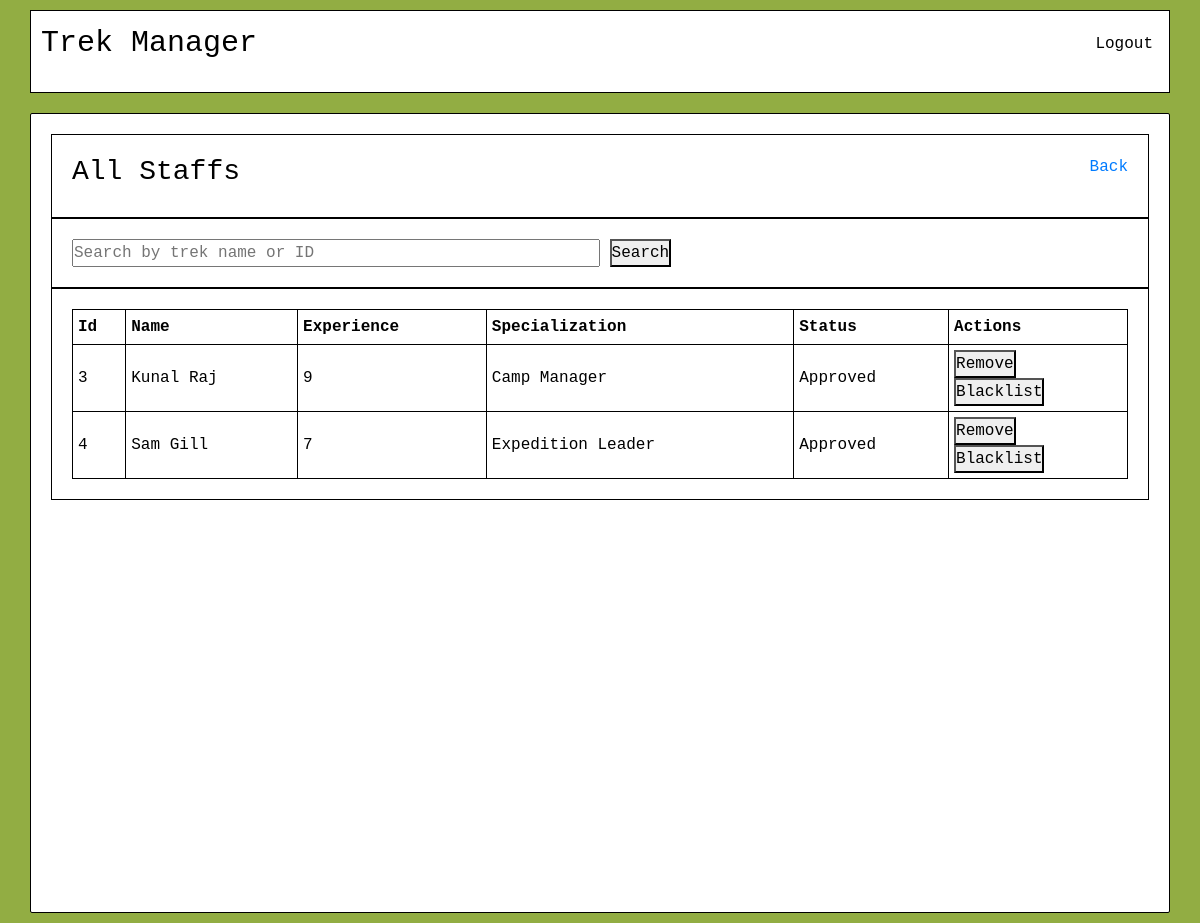
/admin/view_staffs (signed in), run on the app's committed database.
### models.py (models this page shows)
class User(db.Model):
    __tablename__ = "users"
    id = db.Column(db.Integer, primary_key=True)
    name = db.Column(db.String(100), nullable=False)
    email = db.Column(db.String(120), unique=True, nullable=False)
    password = db.Column(db.String(200), nullable=False)
    contact = db.Column(db.String(20), nullable=True)
    role = db.Column(db.String(20), nullable=False, default="Trekker")
    is_blacklisted = db.Column(db.Boolean, default=False, nullable=False)
    treks_managed = db.relationship("Trek", backref="manager", lazy=True)
    bookings = db.relationship("Booking", backref="trekker", lazy=True, cascade="all, delete-orphan")
    staff_profile = db.relationship("StaffProfile", backref="user", uselist=False, cascade="all, delete-orphan")

class StaffProfile(db.Model):
    __tablename__ = "staff_profiles"
    id = db.Column(db.Integer, primary_key=True)
    staff_status = db.Column(db.String(20), nullable=True)   # use it for trek staff to track if ther account is Pending, approved or rejected
    experience = db.Column(db.Integer, nullable=True)
    specialization = db.Column(db.String(100), nullable=True)
    user_id = db.Column(db.Integer, db.ForeignKey("users.id"), unique=True, nullable=False)

### admin.py (the view)
@admin.route("/view_staffs", methods=['GET'])
def view_staffs():
    search = request.args.get('search', "")
    query = User.query.filter_by(role="Staff")
    if search:
        if search.isdigit():
            query = query.filter(User.id == int(search))
        else:
            query = query.filter(User.name.ilike(f"%{search}%"))
    all_staffs = query.all()
    return render_template("admin/view_staffs.html", all_staffs=all_staffs, search=search)

### admin.py (called while the page is built)
@admin.before_request
def check_admin():
    if not session.get('user_id'):
        flash("Please log in to continue.", "error")
        return redirect(url_for('auth.login'))
    if session.get('role') != "Admin":
        flash("Unauthorised access.", "warning")
        return redirect(url_for('auth.login'))

### templates/admin/view_staffs.html (shortened to what this page needs)
{% extends "base.html" %}
{% block content %}
    <div class="dash-container">
        <div class="admin-dash-head">
            <h3>All Staffs</h3>
            <a href="{{ url_for('admin.dashboard') }}">Back</a>
        </div>
        <div class="search-box">
            <form action="{{ url_for('admin.view_staffs') }}" method="GET">
                <input type="text" name="search" value="{{ search }}" placeholder="Search by trek name or ID">
                <button type="submit">Search</button>
            </form>
        </div>
        <div class="list-box">
            <div class="trek-list">
                <table>
                    <thead>
                        <tr>
                            <th>Id</th>
                            <th>Name</th>
                            <th>Experience</th>
                            <th>Specialization</th>
                            <th>Status</th>
                            <th>Actions</th>
                        </tr>
                    </thead>
                    <tbody>
                        {% for staff in all_staffs %}
                            <tr>
                                <td>{{ staff.id }}</td>
                                <td>{{ staff.name }}</td>
                                <td>{{ staff.staff_profile.experience if staff.staff_profile else '-' }}</td>
                                <td>{{ staff.staff_profile.specialization if staff.staff_profile else '-' }}</td>
                                <td>{{ staff.staff_profile.staff_status if staff.staff_profile else 'No Profile' }}</td>
                                <td>
                                    {% if staff.staff_profile and staff.staff_profile.staff_status=="Approved" %}
                                        <form action="{{ url_for('admin.remove_staff', staff_id=staff.id) }}" method="POST">
                                            <button type="submit">Remove</button>
                                        </form>
                                        {% if not staff.is_blacklisted %}
                                            <form action="{{ url_for('admin.blacklist_user', user_id=staff.id) }}" method="POST">
                                                <button type="submit">Blacklist</button>
                                            </form>
                                        {% else %}
                                        <form action="{{ url_for('admin.unblacklist_user', user_id=staff.id) }}" method="POST">
                                            <button type="submit">Unblacklist</button>
                                        </form>
                                        {% endif %}
                                    {% endif %}
                                </td>
                            </tr>
                        {% endfor %}
                    </tbody>
                </table>
            </div>
        </div>
    </div>
{% endblock %}

### static/style.css (style rules this page uses)
* { margin: 0; padding: 0; font-family: monospace; box-sizing: border-box; }
body { background-color: rgb(146, 173, 67); display: flex; flex-direction: column; align-items: center; min-height: 100vh; }
.dash-container { margin: 10px auto; padding: 20px; width: 95%; min-height: 100vh; border: 1px solid black; border-radius: 2px; color: rgb(0, 0, 0); background-color: rgb(255, 255, 255); }
.admin-dash-head { border: 1px solid black; display: flex; justify-content: space-between; padding: 20px; }
.trek-list { border: 1px solid black; padding: 20px; overflow-x: auto; }
.trek-list table { border: 1px solid black; padding: 5px; width: 100%; }
.trek-list table th, .trek-list table td { border: 1px solid black; padding: 5px; }
.search-box { border: 1px solid black; padding: 20px; }
.search-box input { width: 50%; }

### data on the page
User: id "3", name "Kunal Raj", staff_profile "9", staff_profile "Camp Manager", staff_profile "Approved"
User: id "4", name "Sam Gill", staff_profile "7", staff_profile "Expedition Leader", staff_profile "Approved"
